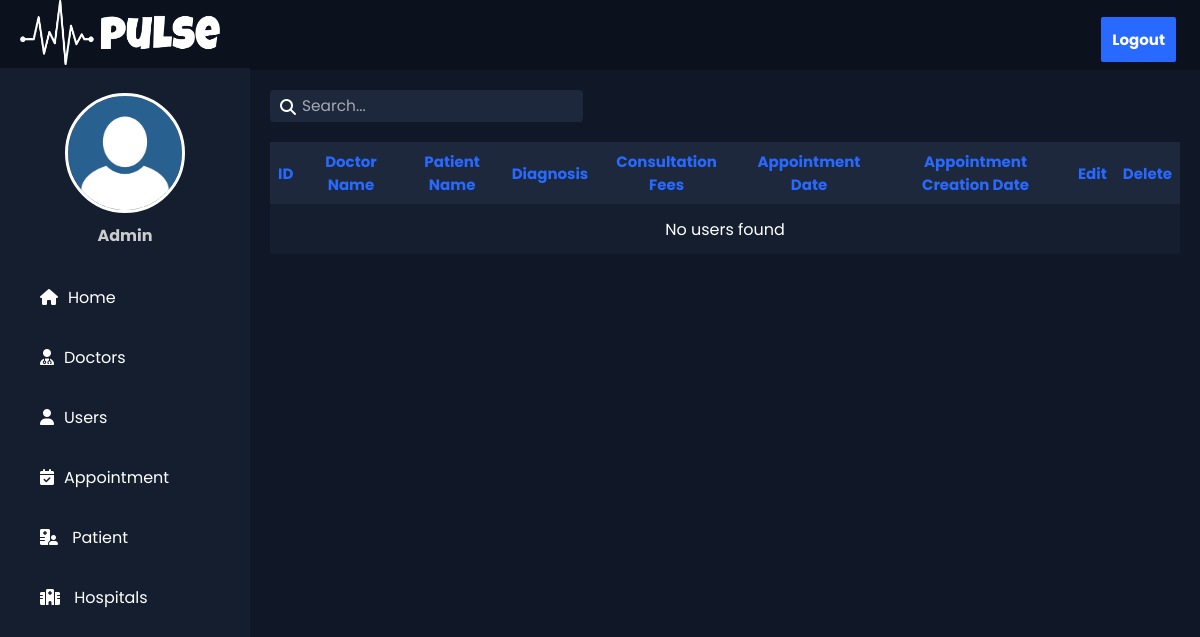
/manage-appointment.php, run on an earlier commit of the app's database.
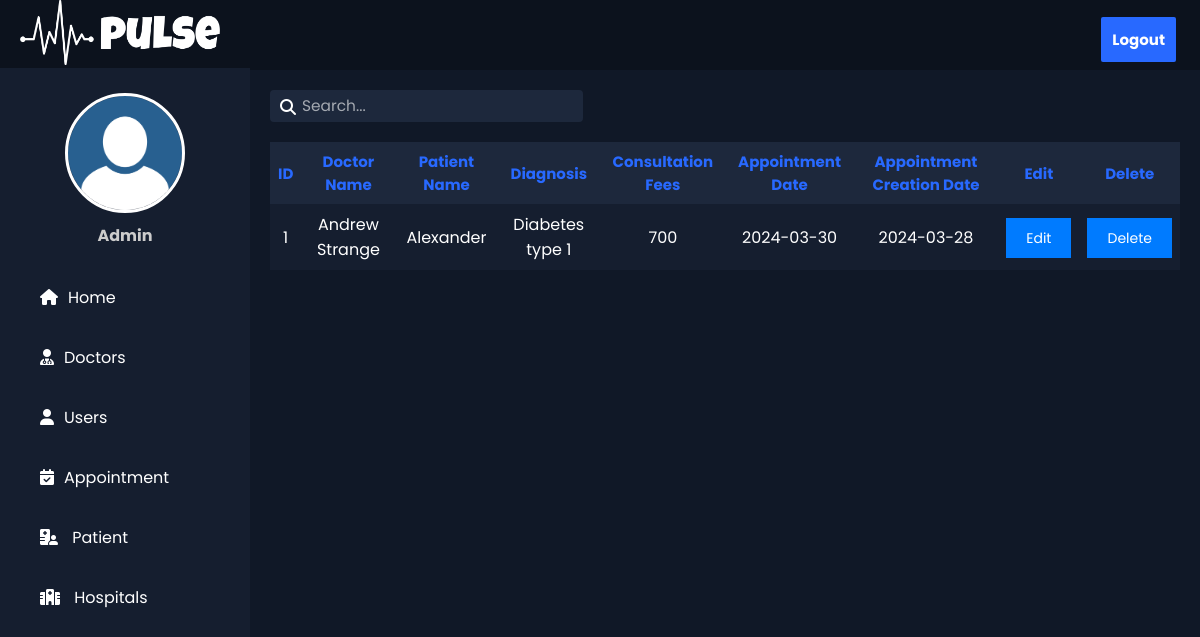
And on a later commit of the database.
### tables this page shows
CREATE TABLE `appointments` (
  `appid` int(10) NOT NULL,
  `pname` varchar(255) NOT NULL,
  `diagnosis` varchar(255) NOT NULL,
  `consultation_fees` int(11) NOT NULL,
  `doctor` int(10) NOT NULL,
  `doctor_name` varchar(200) NOT NULL,
  `appointment_date` date NOT NULL,
  `appointment_creation_date` date NOT NULL
);

### manage-appointment.php (the view, shortened to what this page needs)
<!DOCTYPE html>
<html lang="en">
<head>
    <link rel="stylesheet" href="css/add-appointment.css">
    <link rel="stylesheet" href="css/appointment.css">
    <link rel="stylesheet" href="css/all.min.css">
    <link rel="stylesheet" href="https://cdnjs.cloudflare.com/ajax/libs/font-awesome/6.2.0/css/all.min.css"
    />
</head>
<body>
    <div class="header_dash">
    <div class="loh">
            <img src="images/pulse.png" alt="My Logo" width="200" height="65">
    </div>
        <div class="right_area">
            <a href="index.php" class="logout_btn">Logout</a>
        </div>
    </div>
    <div class="sidebar">
        <div class="myprofile-photo">
            <div class="profile">
            </div>
            <h4>Admin</h4>
        </div>
        <a href="dashboard.php"><i class="fa-sharp fa-solid fa-house"></i><span>Home</span></a>
        <a href="#"><i class="fa-solid fa-solid fa-user-doctor"></i><span>Doctors</span></a>
        <a href="user.php"><i class="fa-solid fa-user"></i><span>Users</span></a>
        <a href="#"><i class="fa-solid fa-calendar-check"></i><span>Appointment</span></a>
        <a href="patient.php"><i class="fa-solid fa-hospital-user"></i><span> Patient</span></a>
        <a href="#"><i class="fa-solid fa-hospital" style="color: #ffffff;"></i><span> Hospitals</span></a>
    </div>
    <div class="content">
        <div class="sebtn">
            <div class="search">
                <i class="fa-solid fa-magnifying-glass "></i>
                <input class="search-bar" placeholder="Search..." type="text">
            </div>
        </div>
        <div class="table">
        <table>
                <tr>
                    <th>ID</th>
                    <th>Doctor Name</th>
                    <th>Patient Name</th>
                    <th>Diagnosis</th>
                    <th>Consultation Fees</th>
                    <th>Appointment Date</th>
                    <th>Appointment Creation Date</th>
                    <th>Edit</th>
                    <th>Delete</th>
                </tr>
                <?php
                    $servername = "localhost";
                    $username = "root";
                    $password = "";
                    $dbname = "pulsepointpro";
                    $conn = new mysqli($servername, $username, $password, $dbname);
                    $sql = "SELECT * FROM appointments";
                    $result = $conn->query($sql);
                    if ($result->num_rows > 0) {
                        while ($row = $result->fetch_assoc()) {
                            echo "<tr>";
                            echo  "<td>" . $row["appid"] . "</td>";
                            echo "<td>" . $row['doctor_name'] . "</td>";
                            echo "<td>" . $row['pname'] . "</td>";
                            echo "<td>" . $row['diagnosis'] . "</td>";
                            echo "<td>" . $row['consultation_fees'] . "</td>";
                            echo "<td>" . $row['appointment_date'] . "</td>";
                            echo "<td>" . $row['appointment_creation_date'] . "</td>";
                            echo "<td><a href='edit-appointment.php' style='background-color: #007bff; color: #fff; padding: 10px 20px; font-size: 14px; text-decoration: none; transition: background-color 0.3s;'>Edit</a></td>";
                            echo "<td><a href='delete-appointment.php?appid=" . $row['appid'] . "' style='background-color: #007bff; color: #fff; padding: 10px 20px; font-size: 14px; text-decoration: none;'>Delete</a></td>";
                            echo "</tr>";
                        }
                    } else {
                        echo "<tr><td colspan='9'>No users found</td></tr>";
                    }
                ?>
            </table>
        </div>
    </div>
</body>
</html>

What changed in the data, as far as the page shows it:
added appointments: appid "1", doctor_name "Andrew Strange", pname "Alexander", diagnosis "Diabetes type 1", consultation_fees "700", appointment_date "2024-03-30", appointment_creation_date "2024-03-28"
Also different on the page:
text no longer shown: "No users found"
